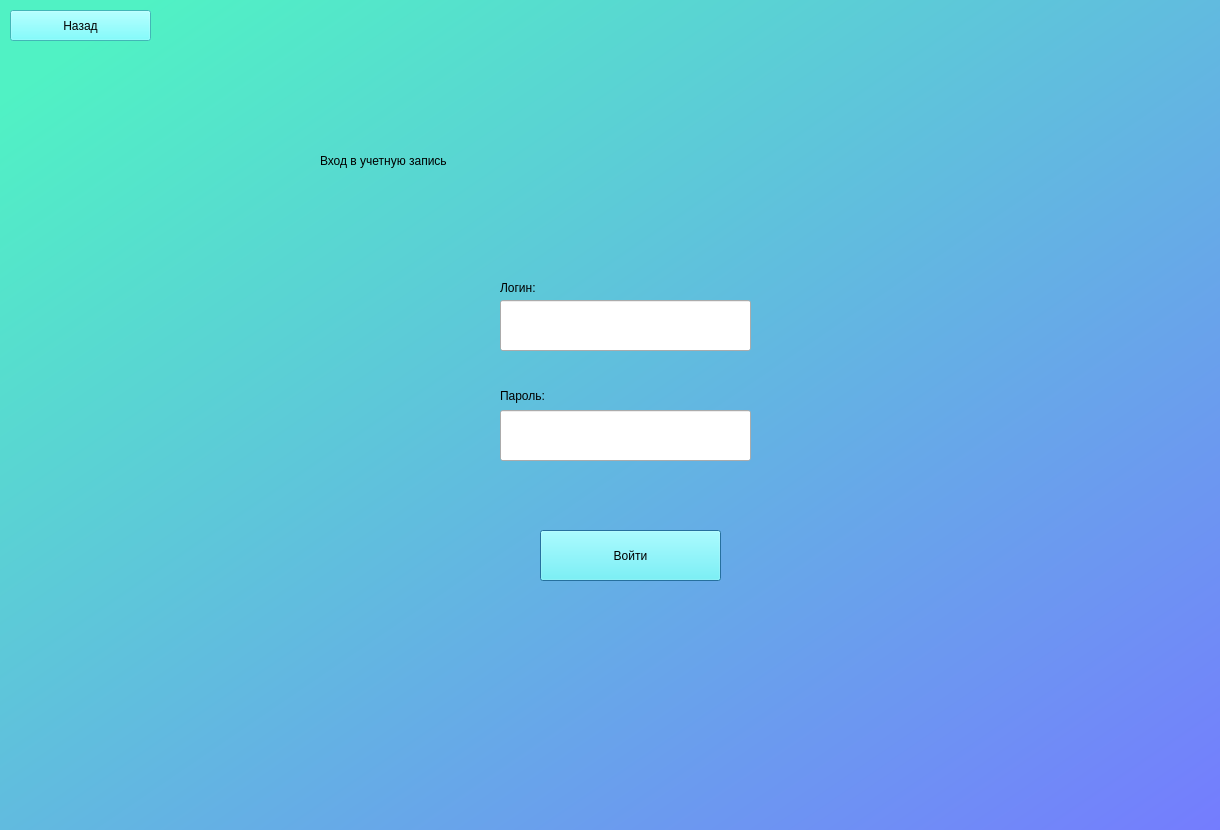
<?xml version="1.0" encoding="UTF-8"?>
<ui version="4.0">
 <class>Dialog</class>
 <widget class="QDialog" name="Dialog">
  <property name="geometry">
   <rect>
    <x>0</x>
    <y>0</y>
    <width>1220</width>
    <height>830</height>
   </rect>
  </property>
  <property name="windowTitle">
   <string>Dialog</string>
  </property>
  <widget class="QWidget" name="widget" native="true">
   <property name="geometry">
    <rect>
     <x>0</x>
     <y>0</y>
     <width>1241</width>
     <height>841</height>
    </rect>
   </property>
   <property name="styleSheet">
    <string notr="true">QWidget#widget{
background-color: qlineargradient(spread:pad, x1:0.0547264, y1:0.063, x2:1, y2:1, stop:0 rgba(80, 242, 196, 255), stop:1 rgba(117, 122, 255, 255));}</string>
   </property>
   <widget class="QLabel" name="label">
    <property name="geometry">
     <rect>
      <x>320</x>
      <y>110</y>
      <width>641</width>
      <height>101</height>
     </rect>
    </property>
    <property name="styleSheet">
     <string notr="true">font: 36pt &quot;MS Shell Dlg 2&quot;;</string>
    </property>
    <property name="text">
     <string>Вход в учетную запись</string>
    </property>
   </widget>
   <widget class="QLineEdit" name="loginline">
    <property name="geometry">
     <rect>
      <x>500</x>
      <y>300</y>
      <width>251</width>
      <height>51</height>
     </rect>
    </property>
   </widget>
   <widget class="QLineEdit" name="passwordline">
    <property name="geometry">
     <rect>
      <x>500</x>
      <y>410</y>
      <width>251</width>
      <height>51</height>
     </rect>
    </property>
   </widget>
   <widget class="QLabel" name="label_2">
    <property name="geometry">
     <rect>
      <x>500</x>
      <y>280</y>
      <width>55</width>
      <height>16</height>
     </rect>
    </property>
    <property name="styleSheet">
     <string notr="true">font: 10pt &quot;MS Shell Dlg 2&quot;;</string>
    </property>
    <property name="text">
     <string>Логин:</string>
    </property>
   </widget>
   <widget class="QLabel" name="label_3">
    <property name="geometry">
     <rect>
      <x>500</x>
      <y>380</y>
      <width>71</width>
      <height>31</height>
     </rect>
    </property>
    <property name="styleSheet">
     <string notr="true">font: 10pt &quot;MS Shell Dlg 2&quot;;</string>
    </property>
    <property name="text">
     <string>Пароль:</string>
    </property>
   </widget>
   <widget class="QPushButton" name="login_b_2">
    <property name="geometry">
     <rect>
      <x>540</x>
      <y>530</y>
      <width>181</width>
      <height>51</height>
     </rect>
    </property>
    <property name="styleSheet">
     <string notr="true">
font: 14pt &quot;Calibri&quot;;
background-color: rgb(93, 255, 255);</string>
    </property>
    <property name="text">
     <string>Войти</string>
    </property>
   </widget>
   <widget class="QLabel" name="errortext">
    <property name="geometry">
     <rect>
      <x>500</x>
      <y>470</y>
      <width>251</width>
      <height>16</height>
     </rect>
    </property>
    <property name="styleSheet">
     <string notr="true">font: 9pt &quot;MS Shell Dlg 2&quot;;
color: rgb(189, 0, 0)</string>
    </property>
    <property name="text">
     <string/>
    </property>
   </widget>
   <widget class="QPushButton" name="back">
    <property name="geometry">
     <rect>
      <x>10</x>
      <y>10</y>
      <width>141</width>
      <height>31</height>
     </rect>
    </property>
    <property name="styleSheet">
     <string notr="true">
font: 11pt &quot;Calibri&quot;;
background-color: rgb(93, 255, 255);</string>
    </property>
    <property name="text">
     <string>Назад</string>
    </property>
   </widget>
  </widget>
 </widget>
 <resources/>
 <connections/>
</ui>
